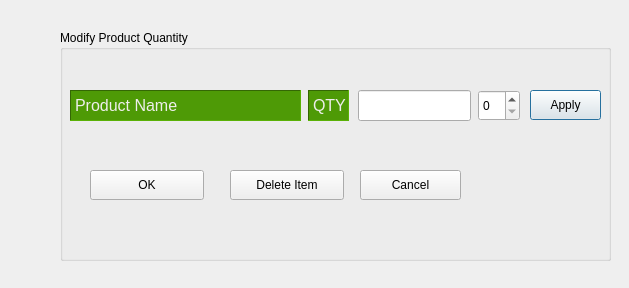
<?xml version="1.0" encoding="UTF-8"?>
<ui version="4.0">
 <class>QuantityControl</class>
 <widget class="QDialog" name="QuantityControl">
  <property name="geometry">
   <rect>
    <x>0</x>
    <y>0</y>
    <width>629</width>
    <height>288</height>
   </rect>
  </property>
  <property name="windowTitle">
   <string>Dialog</string>
  </property>
  <layout class="QGridLayout" name="gridLayout">
   <item row="0" column="0">
    <widget class="QLabel" name="label_2">
     <property name="styleSheet">
      <string notr="true">border-image: url(:/resources/background/picklit.jpg);</string>
     </property>
     <property name="text">
      <string/>
     </property>
    </widget>
   </item>
  </layout>
  <widget class="QLabel" name="label">
   <property name="geometry">
    <rect>
     <x>0</x>
     <y>0</y>
     <width>61</width>
     <height>51</height>
    </rect>
   </property>
   <property name="styleSheet">
    <string notr="true">border-image: url(:/resources/icons/Logo2.png);</string>
   </property>
   <property name="text">
    <string/>
   </property>
  </widget>
  <widget class="QGroupBox" name="groupBox">
   <property name="geometry">
    <rect>
     <x>60</x>
     <y>30</y>
     <width>551</width>
     <height>231</height>
    </rect>
   </property>
   <property name="title">
    <string>Modify Product Quantity</string>
   </property>
   <widget class="QLabel" name="lblProductName">
    <property name="geometry">
     <rect>
      <x>10</x>
      <y>60</y>
      <width>231</width>
      <height>31</height>
     </rect>
    </property>
    <property name="font">
     <font>
      <pointsize>12</pointsize>
     </font>
    </property>
    <property name="styleSheet">
     <string notr="true">background-color: rgb(78, 154, 6);
color: rgb(238, 238, 236);</string>
    </property>
    <property name="frameShape">
     <enum>QFrame::Panel</enum>
    </property>
    <property name="frameShadow">
     <enum>QFrame::Sunken</enum>
    </property>
    <property name="text">
     <string>Product Name</string>
    </property>
   </widget>
   <widget class="QPushButton" name="btnApproveQty">
    <property name="geometry">
     <rect>
      <x>470</x>
      <y>60</y>
      <width>71</width>
      <height>30</height>
     </rect>
    </property>
    <property name="text">
     <string>Apply</string>
    </property>
    <property name="icon">
     <iconset resource="resources.qrc">
      <normaloff>:/resources/newIcons/check-icon.png</normaloff>:/resources/newIcons/check-icon.png</iconset>
    </property>
    <property name="iconSize">
     <size>
      <width>24</width>
      <height>24</height>
     </size>
    </property>
   </widget>
   <widget class="QPushButton" name="btnOK">
    <property name="geometry">
     <rect>
      <x>30</x>
      <y>140</y>
      <width>114</width>
      <height>30</height>
     </rect>
    </property>
    <property name="text">
     <string>OK</string>
    </property>
    <property name="icon">
     <iconset resource="resources.qrc">
      <normaloff>:/resources/newIcons/check-icon.png</normaloff>:/resources/newIcons/check-icon.png</iconset>
    </property>
    <property name="iconSize">
     <size>
      <width>24</width>
      <height>24</height>
     </size>
    </property>
   </widget>
   <widget class="QPushButton" name="btnCancel">
    <property name="geometry">
     <rect>
      <x>300</x>
      <y>140</y>
      <width>101</width>
      <height>30</height>
     </rect>
    </property>
    <property name="text">
     <string>Cancel</string>
    </property>
    <property name="icon">
     <iconset resource="resources.qrc">
      <normaloff>:/resources/newIcons/missed-calls-icon.png</normaloff>:/resources/newIcons/missed-calls-icon.png</iconset>
    </property>
    <property name="iconSize">
     <size>
      <width>24</width>
      <height>24</height>
     </size>
    </property>
   </widget>
   <widget class="QSpinBox" name="spinBoxQuantity">
    <property name="geometry">
     <rect>
      <x>418</x>
      <y>60</y>
      <width>42</width>
      <height>31</height>
     </rect>
    </property>
   </widget>
   <widget class="QLineEdit" name="lineEditProductQuantity">
    <property name="geometry">
     <rect>
      <x>298</x>
      <y>60</y>
      <width>113</width>
      <height>31</height>
     </rect>
    </property>
   </widget>
   <widget class="QLabel" name="lblQty">
    <property name="geometry">
     <rect>
      <x>248</x>
      <y>60</y>
      <width>41</width>
      <height>31</height>
     </rect>
    </property>
    <property name="font">
     <font>
      <pointsize>12</pointsize>
     </font>
    </property>
    <property name="styleSheet">
     <string notr="true">background-color: rgb(78, 154, 6);
color: rgb(238, 238, 236);</string>
    </property>
    <property name="frameShape">
     <enum>QFrame::Panel</enum>
    </property>
    <property name="frameShadow">
     <enum>QFrame::Sunken</enum>
    </property>
    <property name="text">
     <string>QTY</string>
    </property>
   </widget>
   <widget class="QPushButton" name="btnDeleteItem">
    <property name="geometry">
     <rect>
      <x>170</x>
      <y>140</y>
      <width>114</width>
      <height>30</height>
     </rect>
    </property>
    <property name="text">
     <string>Delete Item</string>
    </property>
    <property name="icon">
     <iconset resource="resources.qrc">
      <normaloff>:/resources/new_icons_2/icons8-minus-96.png</normaloff>:/resources/new_icons_2/icons8-minus-96.png</iconset>
    </property>
    <property name="iconSize">
     <size>
      <width>24</width>
      <height>24</height>
     </size>
    </property>
   </widget>
  </widget>
  <zorder>label_2</zorder>
  <zorder>label</zorder>
  <zorder>groupBox</zorder>
 </widget>
 <resources>
  <include location="resources.qrc"/>
 </resources>
 <connections/>
</ui>
